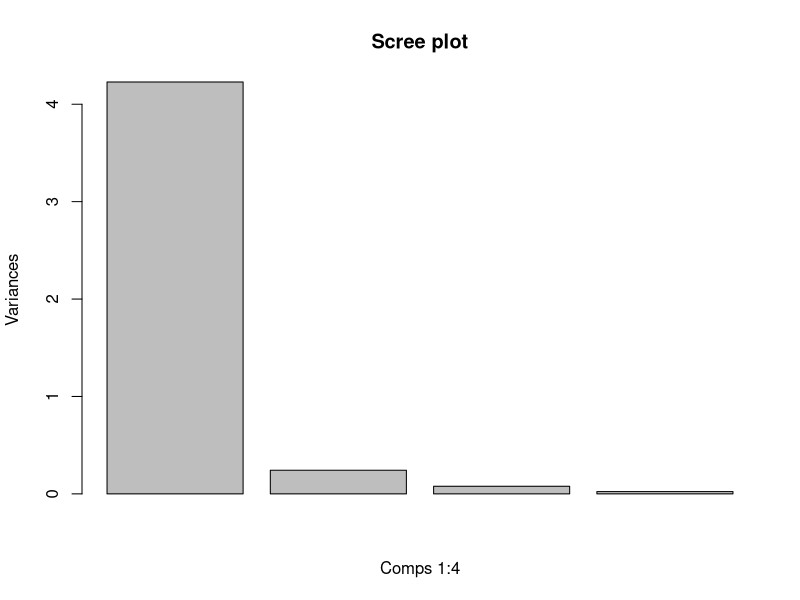
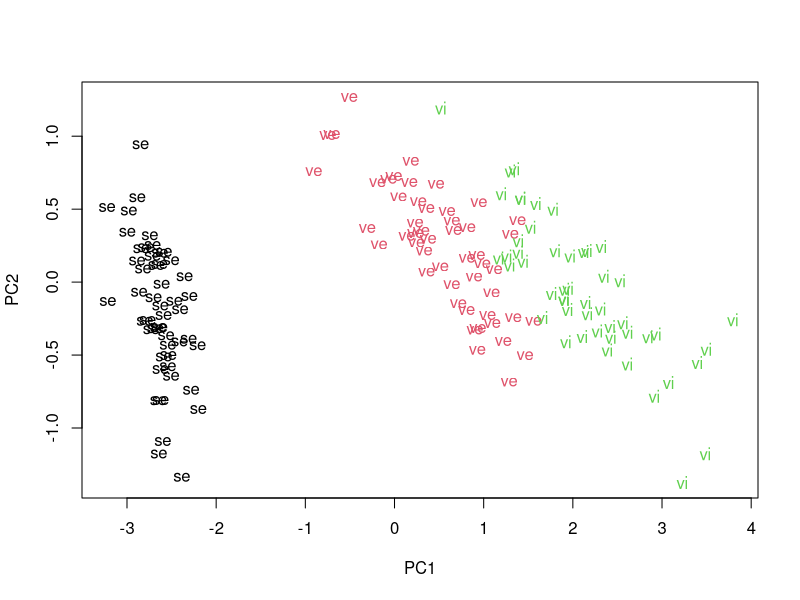

The R script that drew these images, in order:
## ---- chunk 1
knitr::opts_chunk$set(echo = TRUE)
## ---- chunk 2
library(tidyverse)
## ---- chunk 3
getwd()
## ---- chunk 4
# Vector
a_vector <- c(3, 4)
a_vector
## ---- chunk 5
# Matrix
a_matrix <- matrix(c(1, 2, 3, 4),nrow =2, ncol=2)
a_matrix
## ---- chunk 6
data(iris)
# View(iris)
## ---- chunk 7
summary(iris)
## ---- chunk 8
fit = prcomp(iris[,1:4])
fit
## ---- chunk 9
round(fit$rotation, 2)
## ---- chunk 10
summary(fit)
## ---- chunk 11
# We can plot the proportion of variance explained by each PC using:
plot(fit, main = "Scree plot", xlab = "Comps 1:4")
## ---- chunk 12
newiris = predict(fit)
newiris
## ---- chunk 13
plot(newiris[,1], newiris[,2], type="n", xlab="PC1", ylab="PC2")
text(newiris[,1], newiris[,2], labels=substr(iris[,5],1,2), col=as.integer(iris[,5]))
